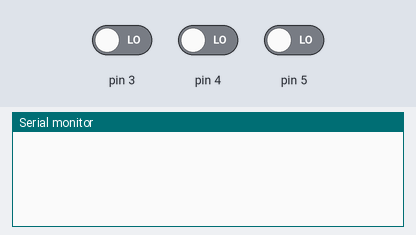
A sketch run on a simulated Arduino Uno, built with avr-gcc and run on an emulated ATmega328P. Shown: the last lines printed to the serial monitor. The test bench sets the inputs (shaded band); at power-on: pin 3 LOW, pin 4 LOW, pin 5 LOW. The modem accepts every AT command (registered, SIM ready, sends succeed) and sends nothing else.

Above: at 1.2 s.
1.3 s: pin 3 driven HIGH
At 2.5 s:
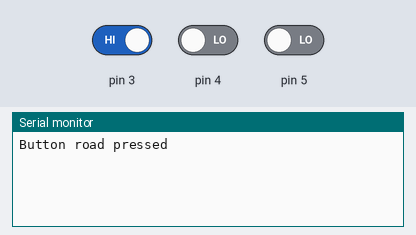
2.8 s: pin 3 driven LOW and pin 4 driven HIGH
At 5.0 s:
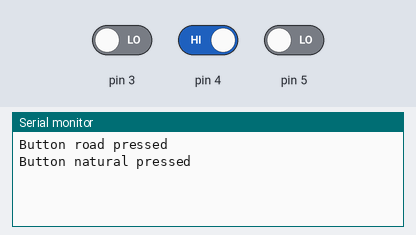
5.8 s: pin 4 driven LOW and pin 5 driven HIGH
At 8.9 s:
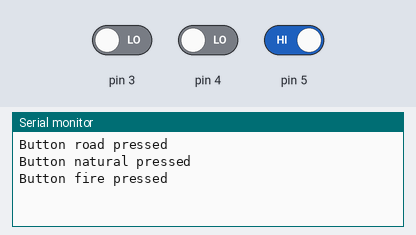

The sketch:

final.ino
```cpp
#include <SoftwareSerial.h>

SoftwareSerial mySerial(9, 10);

int b1state = 0;
int b2state = 0;
int b3state = 0;

void setup() {
  Serial.begin(9600);
  mySerial.begin(9600);

  pinMode(3,INPUT);
  pinMode(4,INPUT);
  pinMode(5,INPUT);
}

void loop() {

  b1state = digitalRead(3);
  b2state = digitalRead(4);
  b3state = digitalRead(5);

  if(b1state == HIGH){
    Serial.println("Button road pressed");
    SendMessage("save road Reported via IOT Device");
  }

  if(b2state == HIGH){
    Serial.println("Button natural pressed");
    SendMessage("save natural Reported via IOT Device");
  }

  if(b3state == HIGH){
    Serial.println("Button fire pressed");
    SendMessage("save fire Reported via IOT Device");
  }
}

void SendMessage(String message)
{
  mySerial.println("AT+CMGF=1");    //Sets the GSM Module in Text Mode
  delay(1000);  // Delay of 1000 milli seconds or 1 second
  mySerial.println("AT+CMGS=\"77100\"\r"); // Replace x with mobile number
  delay(1000);
  mySerial.println(message);// The SMS text you want to send
  delay(100);
   mySerial.println((char)26);// ASCII code of CTRL+Z
  delay(1000);
}
```

Measured:
- after the input at 1.3 s, the serial monitor: prints a new line at once (image 1)
- after the input at 2.8 s, the serial monitor: prints a new line after 1.7 s (image 2)
- after the input at 5.8 s, the serial monitor: prints a new line after 1.8 s (image 3)
